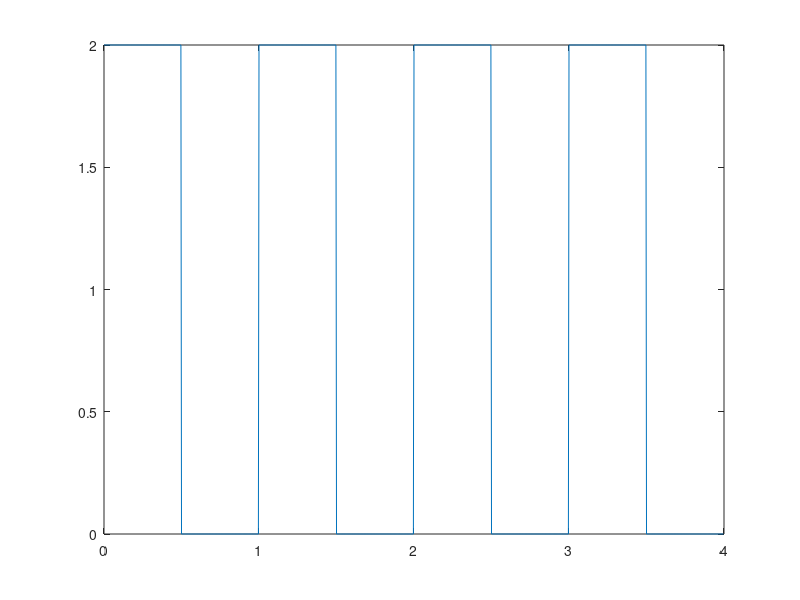

MATLAB code for this plot: (Note: this script raises an error after producing the figure.)
T_a = 1/256;
T_0 = 1;
t = 0:T_a:4-T_a;
x = square(2*pi*(1/T_0)*t) + 1;

plot(t, x);

[a_k, b_k] = calcCoef(T_a, T_0, x, 50);

%figure;
%subplot(1, 2, 1);
%stem(0:length(a_k) - 1, a_k, "g");

%subplot(1, 2, 2);
%stem(0:length(b_k) - 1, b_k, "r");

[C_k] = calcCoef_complex(T_a, T_0, x, 5);

figure;
stem(abs(C_k));